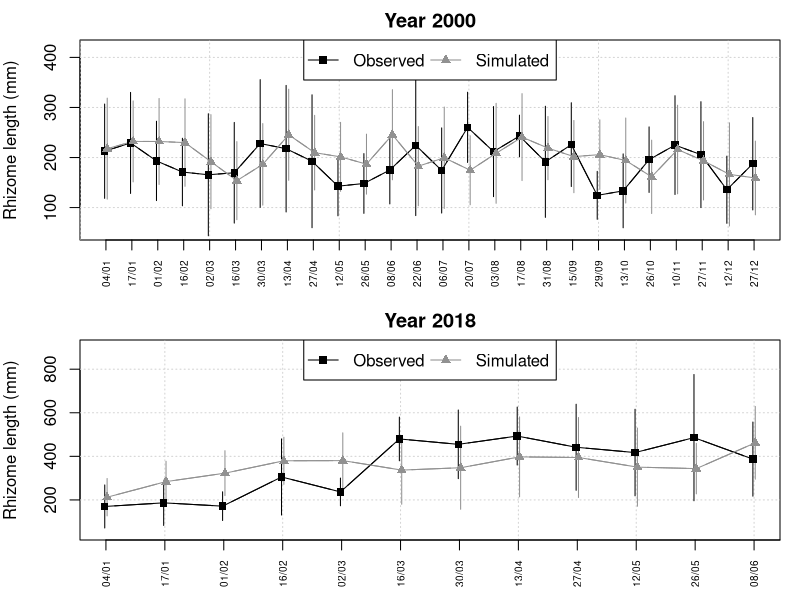

Generate this figure with R:


postscript_file <- T

if(postscript_file){postscript("Fig4.eps", 
        horizontal = FALSE, onefile = FALSE, 
        paper = "special", height = 5.51, 
        width =5.51)}else{
         png("Fig4.png", 
          width = 9.5, height = 20, 
          units = 'cm', res = 600)}


par(mfrow=c(2, 1))
par(mar=c(3, 4, 2, 1))

color_palette <- c("gray0", "gray57")

data_simulated_2000 <- read.csv("outs2000/ecol_mat_nod_founding_rhizomes_2000_environment_2000_cannal_200m_broad_4m_prof_31.csv", 
        header=T, stringsAsFactors = F)
data_simulated_2000 <- data_simulated_2000[, c(1, 2, 4)] 
data_observed_2000 <- read.csv("observed_rhizomes_2000.csv", header=T, stringsAsFactors = F)
data_observed_2000 <- data_observed_2000[data_observed_2000$Internode_length>0, ]

rhizome_length <- data.frame(date=character(), tipo=character(), 
        longitud=numeric(), stringsAsFactors = F)
dates <- intersect(unique(as.character(data_simulated_2000[, 1])), 
     unique(as.character(data_observed_2000[, 1])))
dates <- dates[!is.na(dates)]
rhizomes_numbers <- intersect(unique(as.character(data_simulated_2000[, 2])), 
        unique(as.character(data_observed_2000[, 2])))
rhizomes_numbers <- rhizomes_numbers[!is.na(rhizomes_numbers)]

i <- 1
for (f in dates){
 for (r in rhizomes_numbers){
 rhizome_length[i, 1] <- f
 rhizome_length[i, 2] <- "observed"
 rhizome_length[i, 3] <- sum(data_observed_2000[which(data_observed_2000[, 1]==f & 
              data_observed_2000[, 2]==r), 3], 
        na.rm = T)
 i <- i+1
 rhizome_length[i, 1] <- f
 rhizome_length[i, 2] <- "simulated"
 rhizome_length[i, 3] <- sum(data_simulated_2000[which(data_simulated_2000[, 1]==f &
               data_simulated_2000[, 2]==r), 3], 
        na.rm = T)
 i <- i+1
 }}

rhizome_length <- rhizome_length[!rhizome_length$longitud==0, ]
rhizome_length <- rhizome_length[rhizome_length$longitud>1, ]
rhizome_length <- rhizome_length[!(rhizome_length[, 3]==0), ]
rhizome_length$date <- as.factor(rhizome_length$date)
rhizome_length$tipo <- as.factor(rhizome_length$tipo)

mean_length <- data.frame()
i <- 1
for (d in dates){
 mean_length[i, 1] <- as.character(d)
 mean_length[i, 2] <- mean(rhizome_length$longitud[
 which(rhizome_length$date==d &
   rhizome_length$tipo=="observed")])
 mean_length[i, 3] <- mean(rhizome_length$longitud[
 which(rhizome_length$date==d &
   rhizome_length$tipo=="simulated")]) 

 mean_length[i, 4] <- sd(rhizome_length$longitud[
 which(rhizome_length$date==d &
   rhizome_length$tipo=="observed")]) 
 mean_length[i, 5] <- sd(rhizome_length$longitud[
 which(rhizome_length$date==d &
   rhizome_length$tipo=="simulated")])
 i <- i+1
}
colnames(mean_length) <- c("date", "observed", "simulated", "sd_obs", "sd_sim")
tiempos <- length(dates)

plot(1:tiempos, rep(1, tiempos), 
  type='n', xaxt = "n", ylim=c(50, 420), 
  ylab="Rhizome length (mm)", xlab="", main="Year 2000")
grid()
for (t in 1:tiempos){
 obs_sup <- mean_length$observed[t]+mean_length$sd_obs[t]
 obs_inf <- mean_length$observed[t]-mean_length$sd_obs[t]
 lines(x = rep(t, 2)-0.05, y = c(obs_inf, obs_sup), col=color_palette[1], lty=1)
 
 sim_sup <- mean_length$simulated[t]+mean_length$sd_sim[t]
 sim_inf <- mean_length$simulated[t]-mean_length$sd_sim[t]
 lines(x = rep(t, 2)+0.05, y = c(sim_inf, sim_sup), col=color_palette[2], lty=1)
 
}

lines(1:tiempos-0.05, mean_length$observed, 
  col=color_palette[1], type = "l")
lines(1:tiempos+0.05, mean_length$simulated, 
  col=color_palette[2], type = "l")

points(1:tiempos-0.05, mean_length$observed, 
  col=color_palette[1], pch=15, type = "b")
points(1:tiempos+0.05, mean_length$simulated, 
  col=color_palette[2], pch=17, type = "b")

axis(1, at = 1:length(dates), labels =unique(substr(rhizome_length$date, 1, 5)), 
  las = 2, cex.axis=0.6)
legend(x="top", ncol = 2, legend=c("Observed", "Simulated"), 
  col = c(color_palette[1], color_palette[2]), cex=1, pch=c(15, 17), lty = 1)


data_simulated_2018 <- read.csv("outs2018/ecol_mat_nod_founding_rhizomes_2018_environment_2018_cannal_200m_broad_4m_prof_32.csv", header=T, stringsAsFactors = F)
data_simulated_2018 <- data_simulated_2018[, c(1, 2, 4)] 
data_observed_2018 <- read.csv("observed_rhizomes_2018.csv", header=T, stringsAsFactors = F)
data_observed_2018 <- data_observed_2018[data_observed_2018$Internode_length>0, ]
rhizome_length_2018 <- data.frame(date=character(), tipo=character(), longitud=numeric(), 
         stringsAsFactors = F)
dates_2018 <- intersect(unique(as.character(data_simulated_2018[, 1])), 
      unique(as.character(data_observed_2018[, 1])))
dates_2018 <- dates_2018[!is.na(dates_2018)]
rhizomes_numbers <- intersect(unique(as.character(data_simulated_2018[, 2])), 
        unique(as.character(data_observed_2018[, 2])))
rhizomes_numbers <- rhizomes_numbers[!is.na(rhizomes_numbers)]

i <- 1
for (d in dates_2018){
 for (r in rhizomes_numbers){
 rhizome_length_2018[i, 1] <- d
 rhizome_length_2018[i, 2] <- "observed"
 rhizome_length_2018[i, 3] <- sum(data_observed_2018[which(data_observed_2018[, 1]==d & 
                data_observed_2018[, 2]==r), 3], 
         na.rm = T)
 i <- i+1
 rhizome_length_2018[i, 1] <- d
 rhizome_length_2018[i, 2] <- "simulated"
 rhizome_length_2018[i, 3] <- sum(data_simulated_2018[which(data_simulated_2018[, 1]==d & 
                data_simulated_2018[, 2]==r), 3], 
         na.rm = T)
 i <- i+1
 }}


rhizome_length_2018 <- rhizome_length_2018[!rhizome_length_2018$longitud==0, ]

rhizome_length_2018 <- rhizome_length_2018[rhizome_length_2018$longitud>1, ]

rhizome_length_2018 <- rhizome_length_2018[!(rhizome_length_2018[, 3]==0), ]


rhizome_length_2018$date <- as.factor(rhizome_length_2018$date)
rhizome_length_2018$tipo <- as.factor(rhizome_length_2018$tipo)

mean_length <- data.frame()
i <- 1
for (f in dates_2018){
 mean_length[i, 1] <- as.character(f)
 mean_length[i, 2] <- mean(rhizome_length_2018$longitud[
 which(rhizome_length_2018$date==f &
   rhizome_length_2018$tipo=="observed")]) 
 mean_length[i, 3] <- mean(rhizome_length_2018$longitud[
 which(rhizome_length_2018$date==f &
   rhizome_length_2018$tipo=="simulated")]) 

 mean_length[i, 4] <- sd(rhizome_length_2018$longitud[
 which(rhizome_length_2018$date==f &
   rhizome_length_2018$tipo=="observed")])
 mean_length[i, 5] <- sd(rhizome_length_2018$longitud[
 which(rhizome_length_2018$date==f &
   rhizome_length_2018$tipo=="simulated")])
 i <- i+1
}
colnames(mean_length) <- c("date", "observed", "simulated", "sd_obs", "sd_sim")
times2018 <- length(dates_2018)


plot(1:times2018, rep(1, times2018), 
  type='n', xaxt = "n", ylim=c(50, 900), 
  ylab="Rhizome length (mm)", xlab="", main="Year 2018" )
grid()

for (t in 1:times2018){
 obs_sup <- mean_length$observed[t]+mean_length$sd_obs[t]
 obs_inf <- mean_length$observed[t]-mean_length$sd_obs[t]
 lines(x = rep(t, 2)-0.02, y = c(obs_inf, obs_sup), col=color_palette[1], lty=1)

 sim_sup <- mean_length$simulated[t]+mean_length$sd_sim[t]
 sim_inf <- mean_length$simulated[t]-mean_length$sd_sim[t]
 lines(x = rep(t, 2)+0.02, y = c(sim_inf, sim_sup), col=color_palette[2], lty=1)
 
}

lines(1:times2018-0.02, mean_length$observed, 
  col=color_palette[1], type = "l")
lines(1:times2018+0.02, mean_length$simulated, 
  col=color_palette[2], type = "l")

points(1:times2018-0.02, mean_length$observed, 
  col=color_palette[1], pch=15, type = "b")
points(1:times2018+0.02, mean_length$simulated, 
  col=color_palette[2], pch=17, type = "b")

axis(1, at = 1:length(dates), labels=unique(substr(rhizome_length$date, 1, 5)), 
  las = 2, cex.axis=0.6)

legend(x="top", ncol = 2, legend=c("Observed", "Simulated"), 
  col = c(color_palette[1], color_palette[2]), cex=1, pch=c(15, 17), lty=1)
dev.off()
